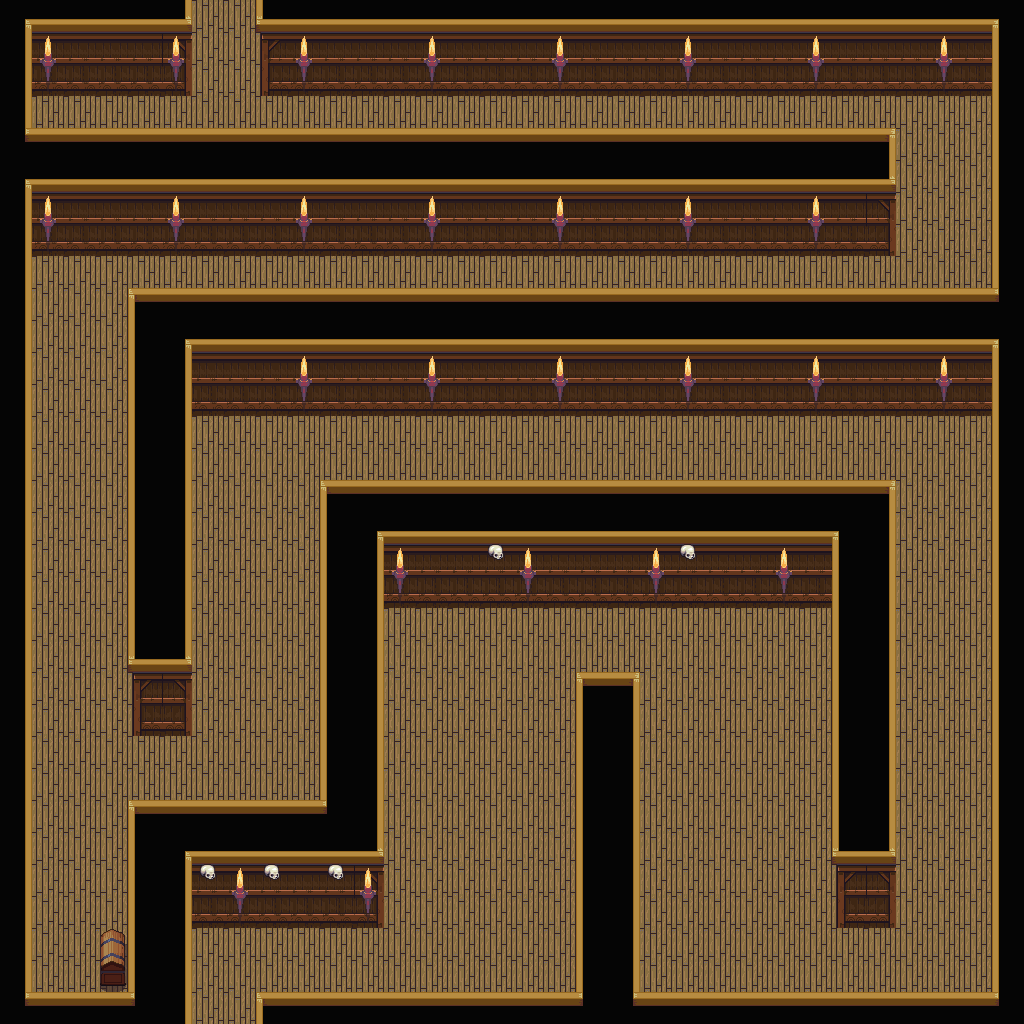

This game map was drawn from its Tiled (.tmx) file and the tilesets committed beside it. A one-line description and the trimmed map source follow:
An orthogonal 32x32 tile map with 32x32 px tiles, 4 tile layers (U_Background, U_Furniture, U_Furniture2, T_Furniture), 4 tilesets and 29 objects (9x mob, treasure, red-spider-boss-room, red-spider-corridor1).

<map version="1.2" tiledversion="1.2.5" orientation="orthogonal" renderorder="right-down" width="32" height="32" tilewidth="32" tileheight="32" infinite="0" nextlayerid="13" nextobjectid="127">
 <tileset firstgid="1" source="Indoor.tsx" />
 <tileset firstgid="769" source="Indoor_2.tsx" />
 <tileset firstgid="993" source="Indoor.tsx" />
 <tileset firstgid="1761" source="Stairs.tsx" />
 <layer id="9" name="U_Background" width="32" height="32">
  <data>[1024 cells, 1024 non-empty, 31 distinct tile ids]</data>
 </layer>
 <layer id="10" name="U_Furniture" width="32" height="32">
  <data>[1024 cells, 144 non-empty, 20 distinct tile ids]</data>
 </layer>
 <layer id="11" name="U_Furniture2" width="32" height="32">
  <data>[1024 cells, 9 non-empty, 3 distinct tile ids]</data>
 </layer>
 <objectgroup id="6" name="Treasures">
  <object id="126" name="red-spider-corridor2-treasure1" type="treasure" x="96" y="928" width="32" height="64">
   <properties>
    <property name="way_x" type="int" value="-1" />
    <property name="way_y" type="int" value="0" />
   </properties>
  </object>
 </objectgroup>
 <objectgroup id="5" name="Collisions">
  <object id="98" x="0" y="160" width="896" height="96" />
  <object id="99" x="0" y="0" width="32" height="160" />
  <object id="100" x="32" y="0" width="160" height="96" />
  <object id="101" x="256" y="0" width="768" height="96" />
  <object id="102" x="992" y="96" width="32" height="928" />
  <object id="103" x="256" y="992" width="736" height="32" />
  <object id="104" x="576" y="672" width="64" height="320" />
  <object id="105" x="832" y="512" width="64" height="416" />
  <object id="106" x="320" y="512" width="512" height="96" />
  <object id="107" x="320" y="608" width="64" height="320" />
  <object id="108" x="128" y="800" width="192" height="128" />
  <object id="109" x="128" y="928" width="64" height="96" />
  <object id="110" x="0" y="992" width="128" height="32" />
  <object id="111" x="0" y="256" width="32" height="736" />
  <object id="112" x="128" y="320" width="64" height="416" />
  <object id="113" x="192" y="320" width="800" height="96" />
  <object id="125" x="96" y="928" width="32" height="64" />
 </objectgroup>
 <layer id="12" name="T_Furniture" width="32" height="32">
  <data>[1024 cells, 72 non-empty, 3 distinct tile ids]</data>
 </layer>
 <objectgroup id="7" name="Mobs">
  <object id="116" name="red_spider" type="mob" x="928" y="128" width="32" height="32" />
  <object id="117" name="red_spider" type="mob" x="928" y="256" width="32" height="32" />
  <object id="118" name="red_spider" type="mob" x="352" y="288" width="32" height="32" />
  <object id="119" name="red_spider" type="mob" x="64" y="320" width="32" height="32" />
  <object id="120" name="red_spider" type="mob" x="64" y="704" width="32" height="32" />
  <object id="121" name="red_spider" type="mob" x="224" y="512" width="32" height="32" />
  <object id="122" name="red_spider" type="mob" x="736" y="448" width="32" height="32" />
  <object id="123" name="red_spider" type="mob" x="704" y="736" width="32" height="32" />
  <object id="124" name="red_spider" type="mob" x="448" y="768" width="32" height="32" />
 </objectgroup>
 <objectgroup id="8" name="Doorways">
  <object id="114" name="red-spider-boss-room" x="192" y="992" width="64" height="32">
   <properties>
    <property name="pos_x" type="int" value="7" />
    <property name="pos_y" type="int" value="2" />
   </properties>
  </object>
  <object id="115" name="red-spider-corridor1" x="192" y="0" width="64" height="32">
   <properties>
    <property name="pos_x" type="int" value="29" />
    <property name="pos_y" type="int" value="29" />
   </properties>
  </object>
 </objectgroup>
</map>
